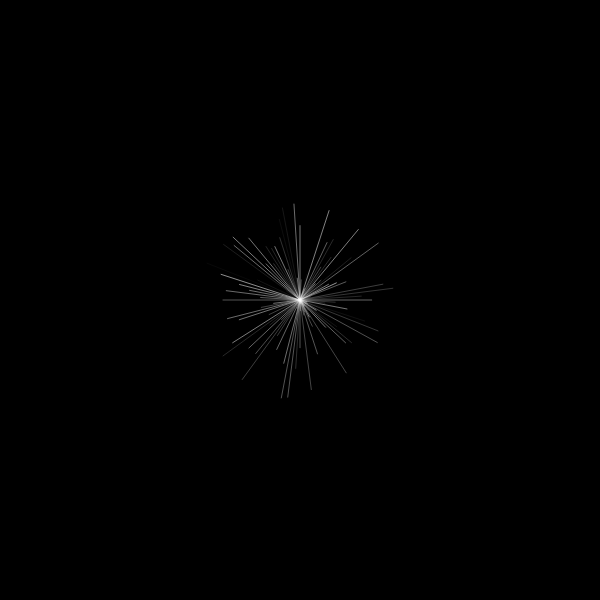
Frame 1 (no input)
Frame 60 (no input): identical to frame 1, image omitted
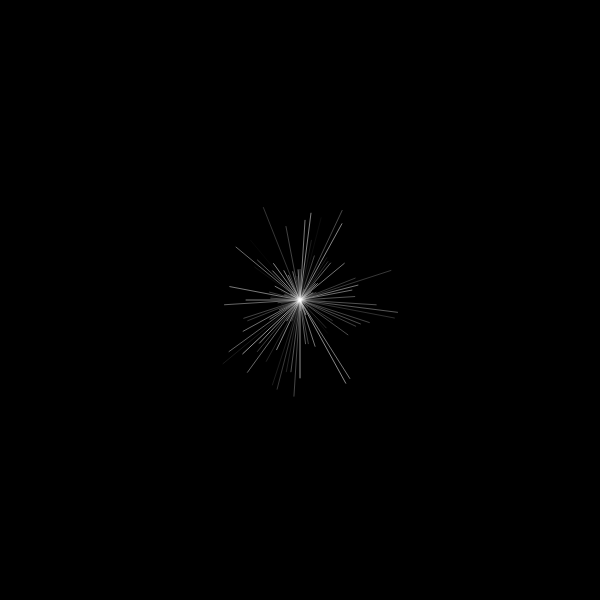
Frame 120 (the mouse pressed at the canvas centre since frame 60)

The p5.js sketch that drew these frames (run headless with seeded random() and noise() and a simulated clock; from frame 60 on, the mouse is pressed at the canvas centre):

// p5.js sketch
// ── sketch.js
/*
______LINES OOP QUIZ_______
Add Following Functionality:

  When mouse is pressed...
    - Line object is added to array and drawn from center position to mouse position.
	    - BONUS: make it so the opacity, stroke, and strokeWeight are randomized on that new object.
  When any key is pressed...
    - the whole image resets, the starting lines are redrawn with new random values
*/


let lines = [];      //array of line objects
lines.length = 100;  //size of line array

function setup() 
{
  createCanvas(600, 600);

  //generate lines from the center of canvas to equally spaced points around circle (based on lines.length), at random radius.
  for (let i = 0; i < lines.length; i++)  //for every element in array...
  {
    //generate random radius value between 1 and 100
    let radius = random(1, 100); 

    //map the length of array from 0 to TWO_PI for angles of circle 
    let angle = map (i, 0, lines.length, 0, TWO_PI); 

    //create new instance of Line object for each array element
    // line object initialized with (x2, y2) at center position, and (x1, y1) at 
    lines[i] = new Line(width/2 + radius * cos(angle), height/2 + radius * sin(angle), width/2, height/2); 

    //set stroke, strokeWeight, opacity for each object in array
    lines[i].opacity = random(127, 155);
    lines[i].stroke = 255;
    lines[i].strokeWeight = random(0.05, 1);
  }
}

function draw() 
{
  background(0);


 

  for(let i = 0; i < lines.length; i++) //for every object in array...
  {
    lines[i].display(); //run display() method
  }



}


function mousePressed(){
 for (let i = 0; i < lines.length; i++)  //for every element in array...
  {
    //generate random radius value between 1 and 100
    let radius = random(1, 100); 

    //map the length of array from 0 to TWO_PI for angles of circle 
    let angle = map (i, 0, lines.length, 0, TWO_PI); 

    //create new instance of Line object for each array element
    // line object initialized with (x2, y2) at center position, and (x1, y1) at 
    lines[i] = new Line(width/2 + radius * cos(angle), height/2 + radius * sin(angle), width/2, height/2); 

    //set stroke, strokeWeight, opacity for each object in array
    lines[i].opacity = random(127, 155);
    lines[i].stroke = 255;
    lines[i].strokeWeight = random(0.05, 1);
  }
}

function keyPressed(){

}


class Line  //Line Class Definition
{
  //Constructor, runs when new instance is created
  constructor(_x1, _y1, _x2, _y2) //accepts point1(x1, y1) and point2(x2, y2) arguments
  {
    this.x1 = _x1;
    this.y1 = _y1;
    this.x2 = _x2;
    this.y2 = _y2;
    this.stroke = 255;      //greyscale value, default to white
    this.strokeWeight = 1;  //default to 1
    this.opacity = 255;     //alpha value, default to full opacity
  }

  display() //run this continuously in draw()
  {
    strokeWeight(this.strokeWeight);
    stroke(this.stroke, this.opacity);
    line(this.x1, this.y1, this.x2, this.y2);
  }
}
